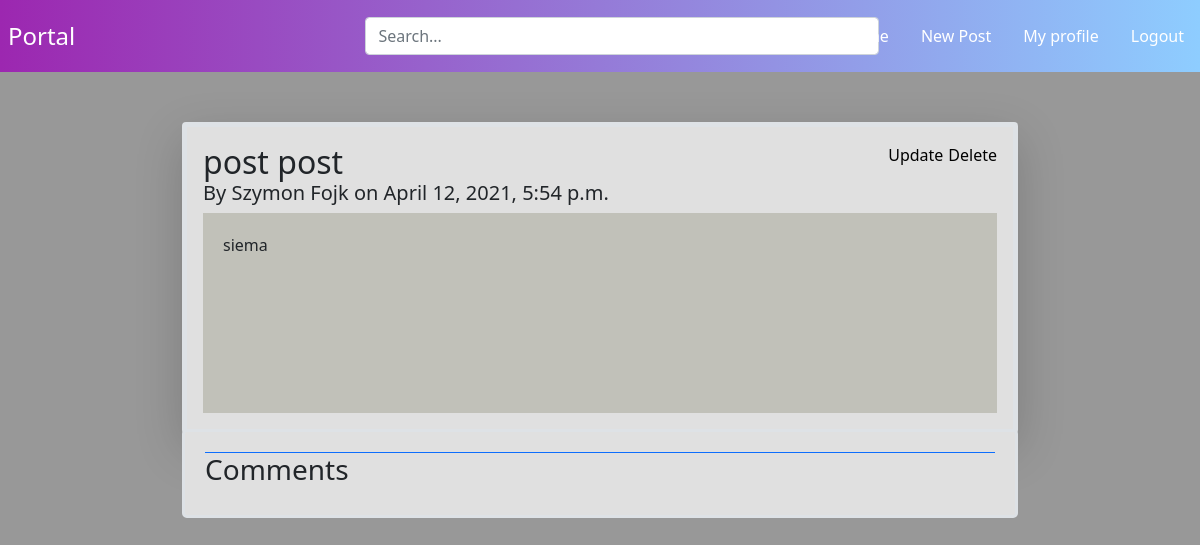
The page /post/8/ (signed in) on the database its author committed.
### portal/models.py (models this page shows, shortened)
class Post(models.Model):
    title = models.CharField(max_length=100)
    content = models.TextField()
    date_posted = models.DateTimeField(default=timezone.now)
    author = models.ForeignKey(User, on_delete=models.CASCADE)

### portal/views.py (the view)
# urls.py: path('post/<int:pk>/', login_required(PostDetailView.as_view()), name='post-detail'),
class PostDetailView(DetailView):
	model = Post

### portal/templates/portal/post_detail.html (shortened to what this page needs)
{% extends 'portal/wall.html' %}
{% block content %}
<div class="border border-5 rounded shadow-lg p-3" style="margin-top:50px;padding:20px;background-color:#E0E0E0;border-color:#E0E0E0;margin-bottom:-5px;">
  <div>
    <h2 style="display: inline;">{{ object.title }}</h2>
    {% if request.user.username == post.author.username %}
        <a style="display: inline;text-align:right;float:right;" href="{% url 'post-delete' post.id %}">Delete</a>
        <a style="display: inline;text-align:right;float:right;margin-right:5px;" href="{% url 'post-update' post.id %}">Update</a>
      {% endif %}
  </div>
  <h5>By <a class="text-dark" href="{% url 'profile' username=post.author %}">{{object.author.first_name}} {{object.author.last_name}}</a> on {{object.date_posted}}</h5>
  <div class="text">{{object.content}}</div>
</div>
<div class="border border-3 rounded-3" style="padding:20px;background-color:#E0E0E0;border-color:#E0E0E0;">
<div class="comments border-top border-primary">
  <h3>Comments</h3>
</div>
</div>
{% endblock content %}

### portal/static/portal/base_style.css (style rules this page uses)
* { box-sizing: border-box; }
body { margin: 0; padding: 0; }
a:active, a:link { text-decoration: none; color: black; }
.text { height:200px; background-color: #C1C1B9; width: 100%; padding: 20px; }

### rows shown on the page
Post: title "post post", author.first_name "Szymon", author.last_name "Fojk", date_posted "April 12, 2021, 5:54 p.m.", content "siema"
